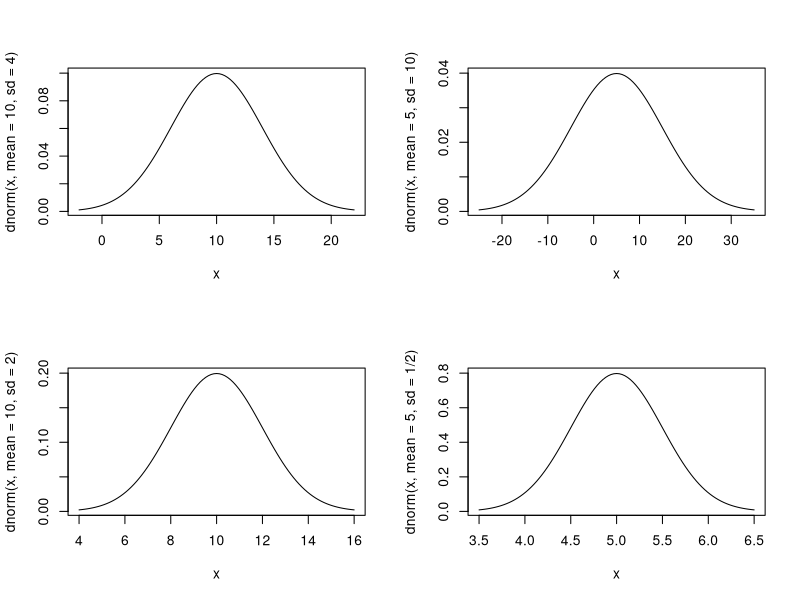
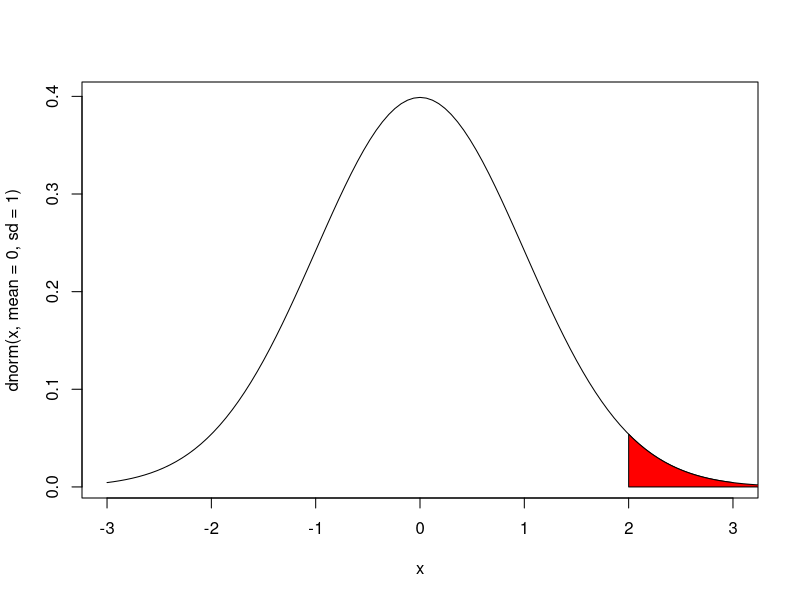
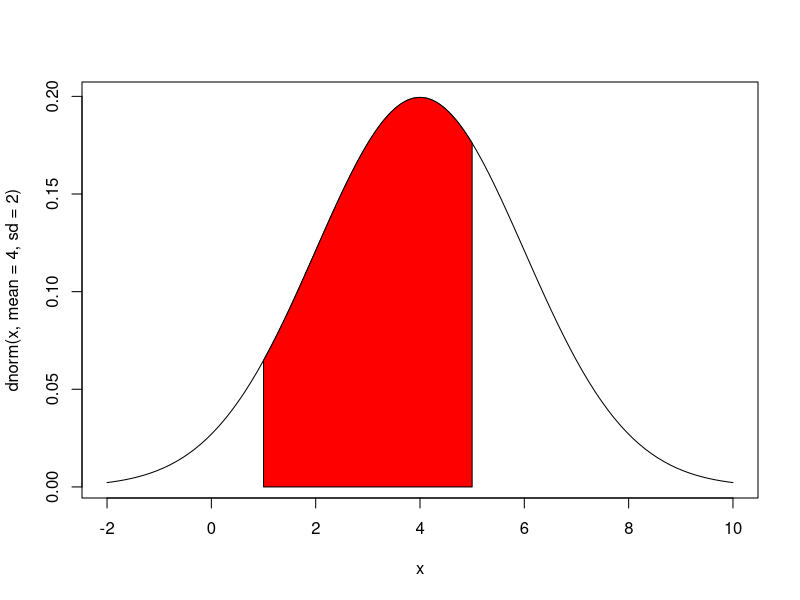
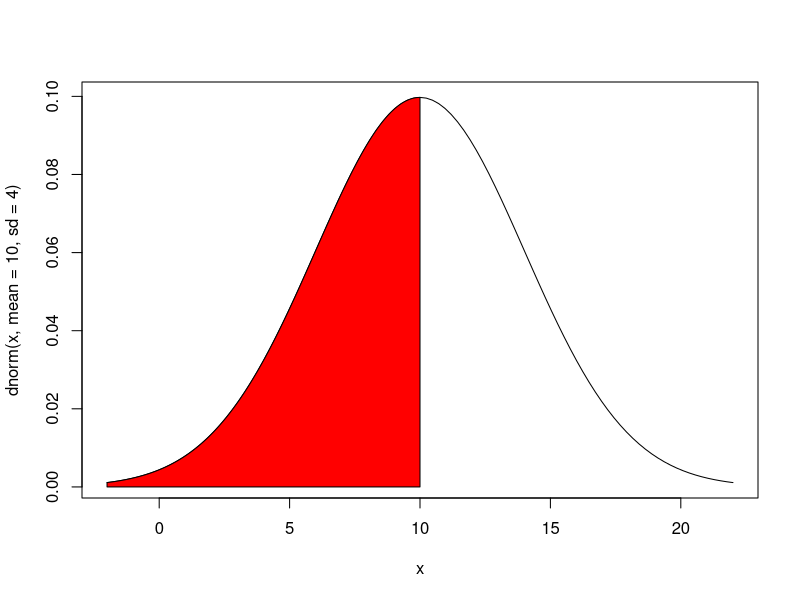
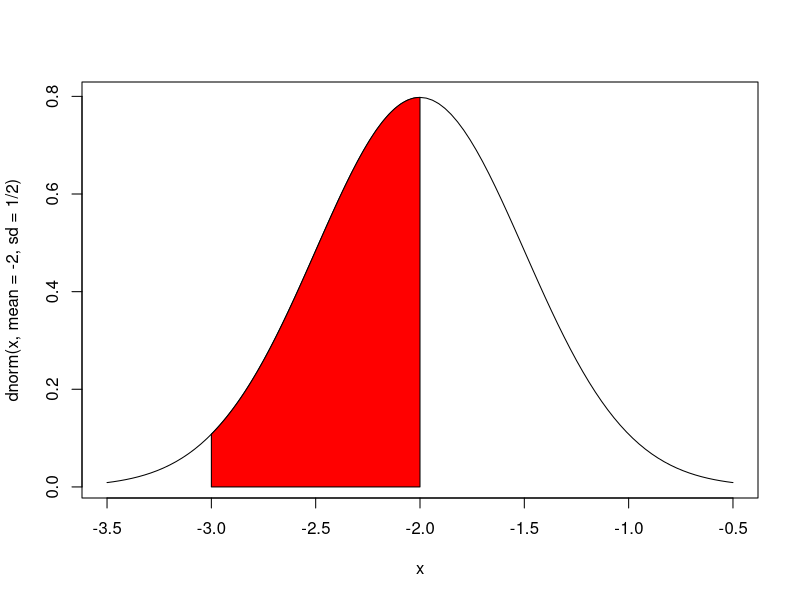
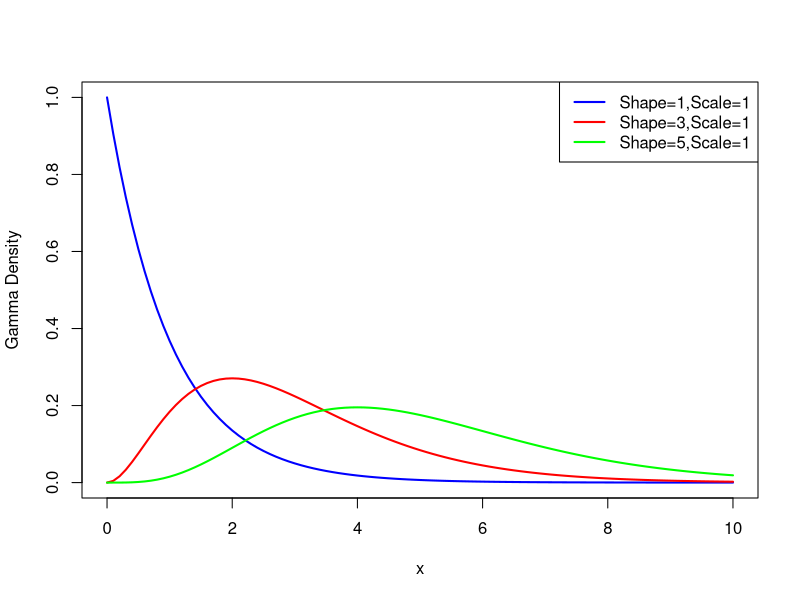
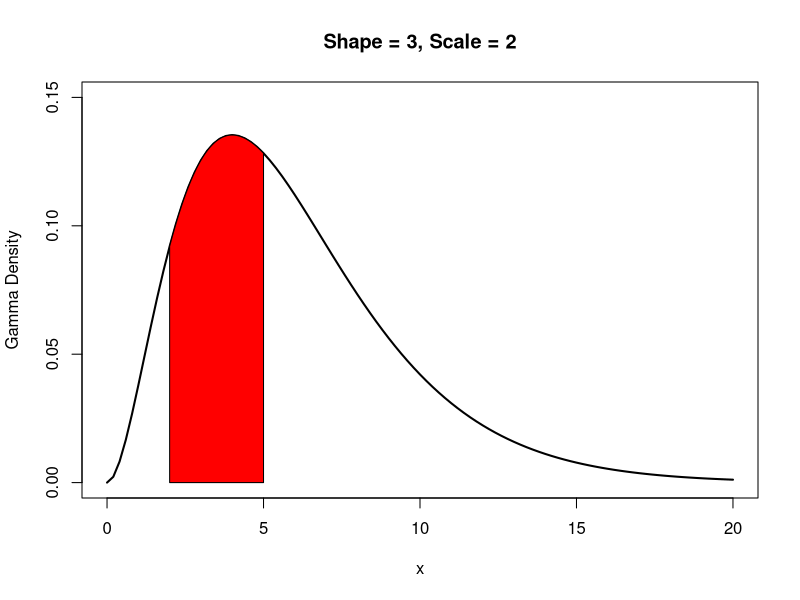
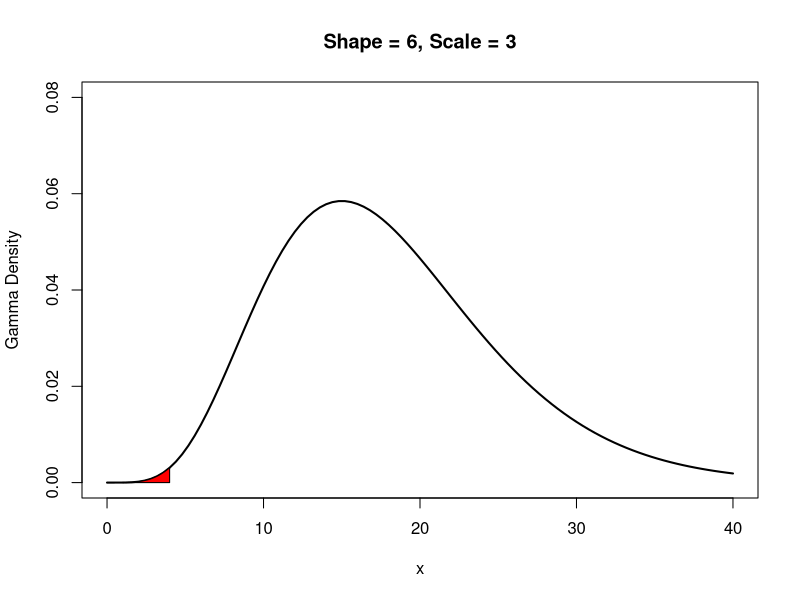

Recreate these plots in R, in order.
## ---- chunk 1
knitr::opts_chunk$set(echo = TRUE)
## ---- chunk 2
getwd()
## ---- chunk 3
layout(matrix(1:4, nr=2,nc=2))

curve(dnorm(x, mean=10,sd=4),xlim=c(-2,22))
curve(dnorm(x, mean=10,sd=2),xlim=c(4,16))
curve(dnorm(x, mean=5,sd=10),xlim=c(-25,35))
curve(dnorm(x, mean=5,sd=1/2),xlim=c(3.5,6.5))

par(mfrow=c(1,1))

curve(dnorm(x, mean=0, sd=1), xlim=c(-3, 3))
xcurve=seq(2, 4, length=1000)
ycurve=dnorm(xcurve, mean=0, sd=1)
polygon(c(2,xcurve,4),c(0,ycurve,0),col="Red")
prob = round(pnorm(3,mean=0,sd=1)-pnorm(2,mean=0,sd=1), 4)
print(prob)

curve(dnorm(x, mean=4, sd=2), xlim=c(-2, 10))
xcurve=seq(1, 5, length=1000)
ycurve=dnorm(xcurve, mean=4, sd=2)
polygon(c(1,xcurve,5),c(0,ycurve,0),col="Red")
prob = round(pnorm(5,mean=4,sd=2)-pnorm(1,mean=4,sd=2), 4)
print(prob)

curve(dnorm(x, mean=10, sd=4), xlim=c(-2, 22))
xcurve=seq(-2, 10, length=1000)
ycurve=dnorm(xcurve, mean=10, sd=4)
polygon(c(-2,xcurve,10),c(0,ycurve,0),col="Red")
prob = round(pnorm(10,mean=10,sd=4)-pnorm(-2,mean=10,sd=4), 4)
print(prob)

curve(dnorm(x, mean=-2, sd=1/2), xlim=c(-3.5, -0.5))
xcurve=seq(-3, -2, length=1000)
ycurve=dnorm(xcurve, mean=-2, sd=1/2)
polygon(c(-3,xcurve,-2),c(0,ycurve,0),col="Red")
prob = round(pnorm(-2,mean=-2,sd=1/2)-pnorm(-3,mean=-2,sd=1/2), 4)
print(prob)
## ---- chunk 4
x <- seq(0, 10, 0.1)
plot(x, dgamma(x, shape=1,scale=1), xlim=c(0,10), ylim=c(0,1), type = "l", col="Blue", lwd=2, ylab="Gamma Density")
lines(x, dgamma(x, shape=3,scale=1), col="Red", lwd=2)
lines(x, dgamma(x, shape=5,scale=1), col="Green", lwd=2)
legend("topright", legend = c("Shape=1,Scale=1", "Shape=3,Scale=1", "Shape=5,Scale=1"), col=c("Blue","Red","Green"), lwd=2)

curve(dgamma(x, shape=3,scale=2), xlim=c(0,20), ylim=c(0,0.15), lwd=2, ylab="Gamma Density", main="Shape = 3, Scale = 2")
xcurve = seq(2, 5, length=1000)
ycurve=dgamma(xcurve, shape=3, scale=2)
polygon(c(2, xcurve, 5),c(0,ycurve,0), col="Red")
prob = round(pgamma(5, shape=3, scale=2) - pgamma(2, shape=3,scale=2), 4)
print(prob)

curve(dgamma(x, shape=6,scale=3), xlim=c(0,40), ylim=c(0,0.08), lwd=2, ylab="Gamma Density", main="Shape = 6, Scale = 3")
xcurve = seq(1, 4, length=1000)
ycurve=dgamma(xcurve, shape=6, scale=3)
polygon(c(1, xcurve, 4),c(0,ycurve,0), col="Red")
prob = round(pgamma(4, shape=6, scale=3) - pgamma(1, shape=6,scale=3), 4)
print(prob)

curve(dgamma(x, shape=2,scale=4), xlim=c(0,30), ylim=c(0,0.1), lwd=2, ylab="Gamma Density", main="Shape = 2, Scale = 4")
xcurve = seq(3, 6, length=1000)
ycurve=dgamma(xcurve, shape=2, scale=4)
polygon(c(3, xcurve, 6),c(0,ycurve,0), col="Red")
prob = round(pgamma(6, shape=2, scale=4) - pgamma(3, shape=2,scale=4), 4)
print(prob)
## ---- chunk 5
layout(matrix(1:4, nr=2,nc=2))

curve(dchisq(x,df=1),xlim=c(0,10),ylim=c(0,1),lwd=2,
      ylab="Chisq density", main="df=1")
curve(dchisq(x,df=2),xlim=c(0,10),ylim=c(0,1),lwd=2,
      ylab="Chisq density", main="df=2")
curve(dchisq(x,df=4),xlim=c(0,10),ylim=c(0,0.5),lwd=2,
      ylab="Chisq density", main="df=4")
curve(dchisq(x,df=20),xlim=c(0,40),ylim=c(0,0.1),lwd=2,
      ylab="Chisq density", main="df=20")

par(mfrow=c(1,1))

curve(dchisq(x,df=2),xlim=c(0,10),ylim=c(0,1),lwd=2,
      ylab="Chisq density", main="df=2")
xcurve = seq(2, 4, length=1000)
ycurve = dchisq(xcurve, df=2)
polygon(c(2, xcurve, 4), c(0,ycurve,0), col="Red")
prob = round(pchisq(4, df=2) - pchisq(2, df=2), 4)
print(prob)

curve(dchisq(x,df=3),xlim=c(0,10),ylim=c(0,0.4),lwd=2,
      ylab="Chisq density", main="df=3")
xcurve = seq(3, 5, length=1000)
ycurve = dchisq(xcurve, df=3)
polygon(c(3, xcurve, 5), c(0,ycurve,0), col="Red")
prob = round(pchisq(5, df=3) - pchisq(3, df=3), 4)
print(prob)

curve(dchisq(x,df=20),xlim=c(0,40),ylim=c(0,0.1),lwd=2,
      ylab="Chisq density", main="df=2")
xcurve = seq(10, 21, length=1000)
ycurve = dchisq(xcurve, df=20)
polygon(c(10, xcurve, 21), c(0,ycurve,0), col="Red")
prob = round(pchisq(21, df=20) - pchisq(10, df=20), 4)
print(prob)
## ---- chunk 6
layout(matrix(1:4, nr=2,nc=2))

curve(dgamma(x, shape=1,scale=1), xlim=c(0,5), ylim=c(0,1), lwd=2, ylab="Weibull Density", main="Shape=1,Scale=1")
curve(dgamma(x, shape=3,scale=1), xlim=c(0,10), ylim=c(0,0.4), lwd=2, ylab="Weibull Density", main="Shape=3,Scale=1")
curve(dgamma(x, shape=5,scale=1), xlim=c(0,10), ylim=c(0,0.3), lwd=2, ylab="Weibull Density", main="Shape=5,Scale=1")
curve(dgamma(x, shape=3,scale=4), xlim=c(0,30), ylim=c(0,0.2), lwd=2, ylab="Weibull Density", main="Shape=1,Scale=4")

par(mfrow=c(1,1))

curve(dweibull(x, shape=3,scale=2), xlim=c(0,5), ylim=c(0,0.8), lwd=2, ylab="Weibull Density", main="Shape = 3, Scale = 2")
xcurve = seq(2, 5, length=1000)
ycurve=dweibull(xcurve, shape=3, scale=2)
polygon(c(2, xcurve, 5),c(0,ycurve,0), col="Red")
prob = round(pweibull(5, shape=3, scale=2) - pweibull(2, shape=3,scale=2), 4)
print(prob)

curve(dweibull(x, shape=6,scale=3), xlim=c(0,5), ylim=c(0,1), lwd=2, ylab="Weibull Density", main="Shape = 6, Scale = 3")
xcurve = seq(1, 3, length=1000)
ycurve=dweibull(xcurve, shape=6, scale=3)
polygon(c(1, xcurve, 3),c(0,ycurve,0), col="Red")
prob = round(pweibull(3, shape=6, scale=3) - pweibull(1, shape=6,scale=3), 4)
print(prob)

curve(dweibull(x, shape=2,scale=4), xlim=c(0,10), ylim=c(0,0.3), lwd=2, ylab="Weibull Density", main="Shape = 2, Scale = 4")
xcurve = seq(3, 6, length=1000)
ycurve=dweibull(xcurve, shape=2, scale=4)
polygon(c(3, xcurve, 6),c(0,ycurve,0), col="Red")
prob = round(pweibull(6, shape=2, scale=4) - pweibull(3, shape=2,scale=4), 4)
print(prob)
## ---- chunk 7
layout(matrix(1:4, nr=2,nc=2))

curve(dbeta(x, shape1=1,shape2=2), xlim=c(0,1), ylim=c(0,1.5), lwd=2, ylab="Beta Density", main="Shape1=1,Shape2=2")
curve(dbeta(x, shape1=3,shape2=1), xlim=c(0,1), ylim=c(0,5), lwd=2, ylab="Beta Density", main="Shape1=3,Shape2=1")
curve(dbeta(x, shape1=5,shape2=1), xlim=c(0,1), ylim=c(0,5), lwd=2, ylab="Beta Density", main="Shape1=5,Shape2=1")
curve(dbeta(x, shape1=3,shape2=4), xlim=c(0,1), ylim=c(0,3), lwd=2, ylab="Beta Density", main="Shape1=3,Shape2=4")

par(mfrow=c(1,1))

curve(dbeta(x, shape1=3,shape2=2), xlim=c(0,1), ylim=c(0,3), lwd=2, ylab="Beta Density", main="Shape1=3, Shape2=2")
xcurve = seq(0.5, 1, length=1000)
ycurve=dbeta(xcurve, shape1=3, shape2=2)
polygon(c(0.5, xcurve, 1),c(0,ycurve,0), col="Red")
prob = round(pbeta(1, shape1=3, shape2=2) - pbeta(0.5, shape1=3,shape2=2), 4)
print(prob)

curve(dbeta(x, shape1=6,shape2=3), xlim=c(0,1), ylim=c(0,3), lwd=2, ylab="Beta Density", main="Shape1=6, Shape2=3")
xcurve = seq(0.5, 0.75, length=1000)
ycurve=dbeta(xcurve, shape1=6, shape2=3)
polygon(c(0.5, xcurve, 0.75),c(0,ycurve,0), col="Red")
prob = round(pbeta(0.75, shape1=6, shape2=3) - pbeta(0.5, shape1=6,shape2=3), 4)
print(prob)

curve(dbeta(x, shape1=2,shape2=4), xlim=c(0,1), ylim=c(0,3), lwd=2, ylab="Beta Density", main="Shape1=2, Shape2=4")
xcurve = seq(0, 0.25, length=1000)
ycurve=dbeta(xcurve, shape1=2, shape2=4)
polygon(c(0, xcurve, 0.25),c(0,ycurve,0), col="Red")
prob = round(pbeta(0.25, shape1=2, shape2=4) - pbeta(0, shape1=2,shape2=4), 4)
print(prob)
## ---- chunk 8

